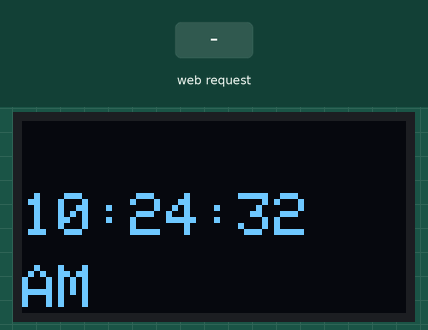
The sketch below on a simulated ESP8266 (NodeMCU). On the bench: 128×64 one-colour display. Inputs (shaded band) come from the test bench. WiFi joins after 1.5 s; servers stay silent unless stated; network time is answered at once with the bench clock; the local clock reads 2024-03-15 10:24:30 at power-on unless the sketch sets it; what the sketch prints to the serial monitor is not drawn.

Above: at 2.7 s.
2.8 s: HTTP request GET /?text=true received
At 3.4 s:
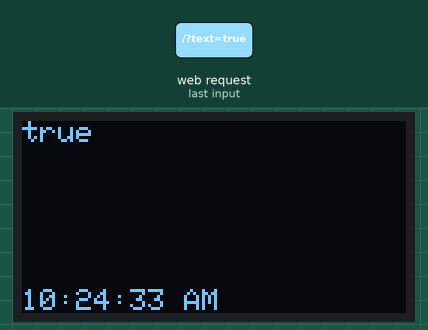
5.8 s: HTTP request GET /?text=1 received
At 6.5 s:
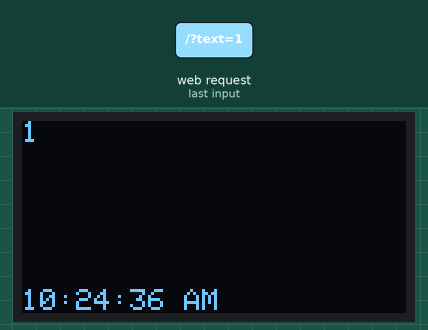
Timing chart, 0 to 8.8 s (numbered marks = the images above; inputs shaded):
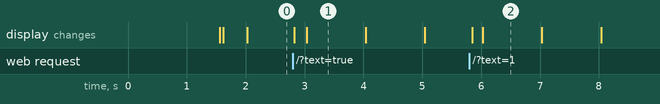

Measured:
- after the input at 2.8 s, the display: first changes at once (image 1 shows a later state)
- after the input at 5.8 s, the display: first changes after 0.05 s (image 2 shows a later state)
- what the display in image 1 shows lasts 1.0 s, from 3.0 s to 4.0 s

The sketch:

arduino_digital_display.ino
```cpp
#include <ESP8266WiFi.h>
#include <ESP8266WebServer.h>
#include <Adafruit_GFX.h>
#include <Adafruit_SSD1306.h>
#include <NTPClient.h>
#include <WiFiUdp.h>

// OLED display size
#define SCREEN_WIDTH 128
#define SCREEN_HEIGHT 64
#define OLED_RESET -1

Adafruit_SSD1306 display(SCREEN_WIDTH, SCREEN_HEIGHT, &Wire, OLED_RESET);

// Wi-Fi and server settings
const char* ssid = "FTTH";
const char* password = "13141314";
ESP8266WebServer server(80);

// Time setup
WiFiUDP ntpUDP;
NTPClient timeClient(ntpUDP, "asia.pool.ntp.org", 19800, 60000);  // Offset for Delhi (GMT+5:30)

// Variables
String receivedText = "";
bool textReceived = false;
int textSize = 1;
bool isScrolling = false;
bool showClockOnly = true;  // New variable to handle clock mode

void setup() {
  // Initialize serial and OLED
  Serial.begin(115200);

  // Set up I2C pins for OLED display
  Wire.begin(D2, D1); // D2 -> SDA (GPIO4), D1 -> SCL (GPIO5)

  // Initialize OLED
  if (!display.begin(SSD1306_SWITCHCAPVCC, 0x3C)) {  // Address 0x3C for most OLED displays
    Serial.println(F("SSD1306 allocation failed"));
    for (;;);  // Infinite loop if OLED initialization fails
  }

  // Connect to Wi-Fi
  WiFi.begin(ssid, password);
  while (WiFi.status() != WL_CONNECTED) {
    delay(500);
    Serial.print(".");
  }
  Serial.println("Connected to Wi-Fi");

  // Start NTP client
  timeClient.begin();

  // Set up web server
  server.on("/", handleRoot);  // Route to handle text
  server.begin();
  Serial.println("Server started");

  // Initial OLED screen
  display.clearDisplay();
  display.setTextSize(1);
  display.setTextColor(SSD1306_WHITE);
  display.setCursor(2, 5);
  display.println("LOADING");
  display.display();
}

void loop() {
  server.handleClient();
  timeClient.update();

  if (showClockOnly) {
    // Display full-screen clock
    displayFullScreenClock();
    textReceived = false;
  } else if (textReceived) {

    if (isScrolling && receivedText.length() > (128 / (6 * textSize))) {
      int textWidth = receivedText.length() * 6 * textSize;  // Calculate the width of the text in pixels

      // Scroll the text if it's longer than the display width
      for (int scrollPosition = 0; scrollPosition < textWidth + 128; scrollPosition++) {
        display.clearDisplay(); // Redraw text and update small clock below
        display.setTextSize(textSize);
        // Set cursor to scroll the text from right to left
        display.setCursor(128 - scrollPosition, 0);

        // Print the received text
        display.print(receivedText);

        // Keep the small clock displayed at the bottom
        displaySmallClock();

        // Update the display with the new text position
        display.display();

        delay(100);  // Adjust delay for scrolling speed
      }
    } else {
      // Display the received text
      display.clearDisplay();
      display.setTextSize(textSize);
      display.setCursor(0, 0);
      display.print(receivedText);
      displaySmallClock();
      display.display();
    }
    // Display time at the bottom without flickering
  } else {
    textReceived = false;
    // If no text is received, default to the full-screen clock
    displayFullScreenClock();
  }
}

// Function to handle HTTP requests from Flutter
void handleRoot() {
  if (server.hasArg("text")) {
    receivedText = server.arg("text");
    textSize = server.arg("size").toInt();
    isScrolling = server.arg("scroll") == "true";
    textReceived = true;
    showClockOnly = false;
  }

  if (server.hasArg("clock")) {
    showClockOnly = server.arg("clock") == "true";
  }

  server.send(200, "text/plain", "Request processed");
}

// Function to display the small clock at the bottom
void displaySmallClock() {
  display.setTextSize(1);
  display.setCursor(0, 56);

  // Get the current time in 24-hour format
  int hours = timeClient.getHours();
  String minutes = timeClient.getMinutes() < 10 ? "0" + String(timeClient.getMinutes()) : String(timeClient.getMinutes());
  String seconds = timeClient.getSeconds() < 10 ? "0" + String(timeClient.getSeconds()) : String(timeClient.getSeconds());

  // Convert hours to 12-hour format
  String ampm = (hours >= 12) ? " PM" : " AM";
  hours = (hours % 12 == 0) ? 12 : hours % 12;

  // Format the time string in 12-hour format
  String timeString = String(hours) + ":" + minutes + ":" + seconds;

  // Display the time with AM/PM
  display.print(timeString + ampm);
}

// void displaySmallClock() {
//   display.setTextSize(1);
//   display.setCursor(0, 56);

//   String timeString = timeClient.getFormattedTime();
//   String ampm = (timeClient.getHours() >= 12) ? " PM" : " AM";

//   display.print(timeString + ampm);
// }

// Function to display the full-screen clock
void displayFullScreenClock() {
  display.clearDisplay();

  // Set text size and cursor position
  display.setTextSize(2);
  display.setCursor(0, 24);

  // Get the current time in 24-hour format
  int hours = timeClient.getHours();
  String minutes = timeClient.getMinutes() < 10 ? "0" + String(timeClient.getMinutes()) : String(timeClient.getMinutes());
  String seconds = timeClient.getSeconds() < 10 ? "0" + String(timeClient.getSeconds()) : String(timeClient.getSeconds());
  // Convert hours to 12-hour format
  String ampm = (hours >= 12) ? "PM" : "AM";
  hours = (hours % 12 == 0) ? 12 : hours % 12;

  // Format the time string in 12-hour format
  String timeString = String(hours) + ":" + minutes + ":" + seconds;

  // Display the time
  display.print(timeString);

  // Display AM/PM on the next line
  display.setTextSize(2);  // Adjust text size for AM/PM
  display.setCursor(0, 48);  // Position for AM/PM on the next line
  display.print(ampm);

  display.display();
}
// void displayFullScreenClock() {
//   display.clearDisplay();
//   display.setTextSize(2);
//   display.setCursor(0, 24);

//   String timeString = timeClient.getFormattedTime();

//   display.print(timeString);

//   display.setTextSize(2);  // Smaller text size for AM/PM
//   display.setCursor(0, 48);  // Adjust Y position for AM/PM
//   String ampm = (timeClient.getHours() >= 12) ? "PM" : "AM";

//   display.print(ampm);
//   display.display();
// }
```
